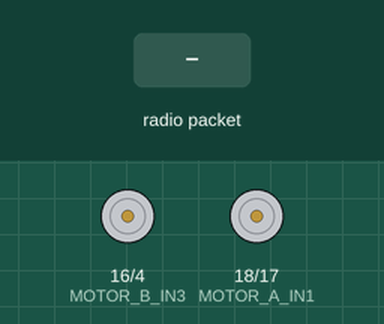
This sketch was run on a simulated ESP32-S3. Parts: motor-driver pin pairs drawn as motors (green arrow = first pin HIGH = forward, orange = second pin HIGH = backward, longer = more drive). Inputs (shaded band) come from the test bench. What the sketch prints to the serial monitor is not drawn.

Above: at 2.9 s.
3.0 s: radio packet "ADELANTE" arrives
At 3.5 s:
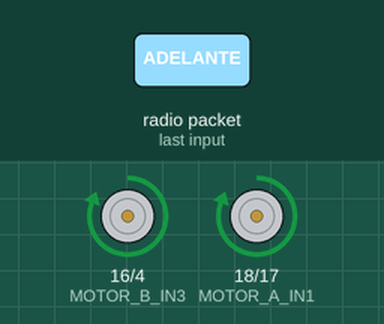
4.5 s: radio packet "ATRAS" arrives
At 5.7 s:
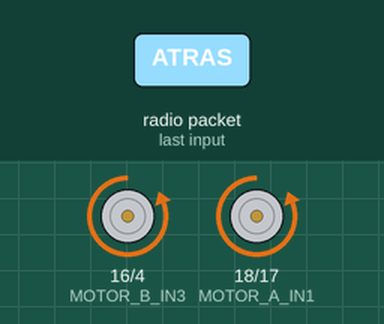
6.0 s: radio packet "IZQUIERDA" arrives
At 7.1 s:
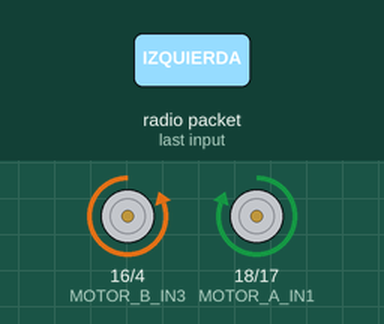
7.5 s: radio packet "DERECHA" arrives
At 8.3 s:
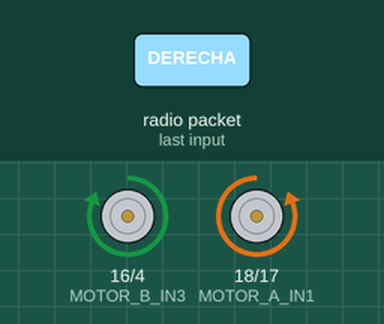
Timing chart, 0 to 10.0 s (numbered marks = the images above; inputs shaded):
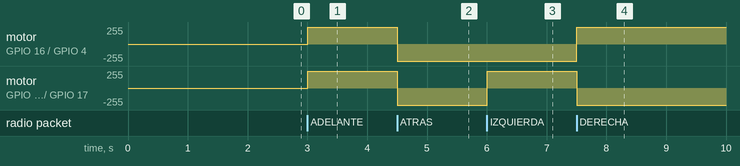

The sketch:

EspBarco.ino
```cpp
/*
 * ESP32-S3 Control de Barco - Modo Sin PWM
 * ENA y ENB conectados directamente a 5V
 * Control solo por dirección (IN1, IN2, IN3, IN4)
 */

#include <WiFi.h>
#include <esp_now.h>

// === DEFINICIÓN DE PINES ===
// Motor A (Izquierdo)
#define MOTOR_A_IN1 18
#define MOTOR_A_IN2 17
// MOTOR_A_ENA conectado directo a 5V

// Motor B (Derecho)
#define MOTOR_B_IN3 16
#define MOTOR_B_IN4 4
// MOTOR_B_ENB conectado directo a 5V

// === DECLARACIONES DE FUNCIONES ===
void configurarMotores();
void moverAdelante();
void moverAtras();
void girarIzquierda();
void girarDerecha();
void pararMotores();

// Callback para recibir datos
void OnDataRecv(const esp_now_recv_info_t *recv_info, const uint8_t *incomingData, int len) {
  Serial.println();
  Serial.print("[ESP-NOW] Mensaje recibido: ");

  // Convertir datos a String
  String mensaje = "";
  for (int i = 0; i < len; i++) {
    mensaje += (char)incomingData[i];
  }
  Serial.println(mensaje);

  // Procesar comandos de motores
  if (mensaje == "ADELANTE") {
    Serial.println("-> Ejecutando ADELANTE");
    moverAdelante();
  } else if (mensaje == "ATRAS") {
    Serial.println("-> Ejecutando ATRAS");
    moverAtras();
  } else if (mensaje == "IZQUIERDA") {
    Serial.println("-> Ejecutando IZQUIERDA");
    girarIzquierda();
  } else if (mensaje == "DERECHA") {
    Serial.println("-> Ejecutando DERECHA");
    girarDerecha();
  } else if (mensaje == "PARAR") {
    Serial.println("-> Ejecutando PARAR");
    pararMotores();
  } else {
    Serial.println("-> Comando no reconocido para motores");
  }
}

void setup() {
  Serial.begin(115200);
  delay(1000);

  Serial.println("=== INICIANDO ESP32 BARCO ===");
  delay(100);
  Serial.println("Serial OK");
  delay(100);

  // Paso 1: WiFi básico (ya funcionó)
  Serial.println("Iniciando WiFi...");
  WiFi.mode(WIFI_STA);
  delay(500);
  Serial.println("WiFi iniciado OK");

  Serial.print("MAC Address: ");
  Serial.println(WiFi.macAddress());

  // Paso 2: Agregar ESP-NOW
  Serial.println("Iniciando ESP-NOW...");
  if (esp_now_init() != ESP_OK) {
    Serial.println("Error iniciando ESP-NOW");
    return;
  }
  Serial.println("ESP-NOW iniciado OK");

  // Registrar callback
  esp_now_register_recv_cb(OnDataRecv);
  Serial.println("Callback registrado OK");

  // Paso 3: Configurar motores
  Serial.println("Configurando motores...");
  configurarMotores();
  Serial.println("Motores configurados OK");

  Serial.println("\nSetup completado - Sistema funcionando");
  Serial.println("Esperando comandos de movimiento...");
}

void loop() {
  static unsigned long ultimoMensaje = 0;

  if (millis() - ultimoMensaje >= 2000) {
    Serial.print("Sistema activo - ");
    Serial.print(millis()/1000);
    Serial.println(" segundos");
    ultimoMensaje = millis();
  }

  delay(100);
}

// === FUNCIONES DE CONTROL DE MOTORES ===

void configurarMotores() {
  // Configurar solo pines de dirección
  Serial.println("Configurando pines de dirección...");
  pinMode(MOTOR_A_IN1, OUTPUT);
  pinMode(MOTOR_A_IN2, OUTPUT);
  pinMode(MOTOR_B_IN3, OUTPUT);
  pinMode(MOTOR_B_IN4, OUTPUT);

  // Inicializar en LOW (motores parados)
  digitalWrite(MOTOR_A_IN1, LOW);
  digitalWrite(MOTOR_A_IN2, LOW);
  digitalWrite(MOTOR_B_IN3, LOW);
  digitalWrite(MOTOR_B_IN4, LOW);

  Serial.println("✓ Motores configurados (ENA/ENB en 5V externo)");
}

void moverAdelante() {
  Serial.println("MOTORES: Adelante");
  // Motor A (Izquierdo) - Adelante
  digitalWrite(MOTOR_A_IN1, HIGH);
  digitalWrite(MOTOR_A_IN2, LOW);

  // Motor B (Derecho) - Adelante
  digitalWrite(MOTOR_B_IN3, HIGH);
  digitalWrite(MOTOR_B_IN4, LOW);
}

void moverAtras() {
  Serial.println("MOTORES: Atrás");
  // Motor A (Izquierdo) - Atrás
  digitalWrite(MOTOR_A_IN1, LOW);
  digitalWrite(MOTOR_A_IN2, HIGH);

  // Motor B (Derecho) - Atrás
  digitalWrite(MOTOR_B_IN3, LOW);
  digitalWrite(MOTOR_B_IN4, HIGH);
}

void girarIzquierda() {
  Serial.println("MOTORES: Giro Izquierda");
  // Motor A (Izquierdo) - Adelante
  digitalWrite(MOTOR_A_IN1, HIGH);
  digitalWrite(MOTOR_A_IN2, LOW);

  // Motor B (Derecho) - Atrás
  digitalWrite(MOTOR_B_IN3, LOW);
  digitalWrite(MOTOR_B_IN4, HIGH);
}

void girarDerecha() {
  Serial.println("MOTORES: Giro Derecha");
  // Motor A (Izquierdo) - Atrás
  digitalWrite(MOTOR_A_IN1, LOW);
  digitalWrite(MOTOR_A_IN2, HIGH);

  // Motor B (Derecho) - Adelante
  digitalWrite(MOTOR_B_IN3, HIGH);
  digitalWrite(MOTOR_B_IN4, LOW);
}

void pararMotores() {
  Serial.println("MOTORES: Parado");
  // Apagar todos los pines de dirección
  digitalWrite(MOTOR_A_IN1, LOW);
  digitalWrite(MOTOR_A_IN2, LOW);
  digitalWrite(MOTOR_B_IN3, LOW);
  digitalWrite(MOTOR_B_IN4, LOW);
}
```

Measured:
- after the input at 3.0 s, motor on GPIO 16 (MOTOR_B_IN3) / GPIO 4 (MOTOR_B_IN4), motor on GPIO 18 (MOTOR_A_IN1) / GPIO 17 (MOTOR_A_IN2): stopped → forward 255/255 at once
- after the input at 4.5 s, motor on GPIO 16 (MOTOR_B_IN3) / GPIO 4 (MOTOR_B_IN4), motor on GPIO 18 (MOTOR_A_IN1) / GPIO 17 (MOTOR_A_IN2): forward 255/255 → backward 255/255 at once
- after the input at 6.0 s, motor on GPIO 18 (MOTOR_A_IN1) / GPIO 17 (MOTOR_A_IN2): backward 255/255 → forward 255/255 at once
- after the input at 7.5 s, motor on GPIO 16 (MOTOR_B_IN3) / GPIO 4 (MOTOR_B_IN4): backward 255/255 → forward 255/255 at once; motor on GPIO 18 (MOTOR_A_IN1) / GPIO 17 (MOTOR_A_IN2): forward 255/255 → backward 255/255 at once
